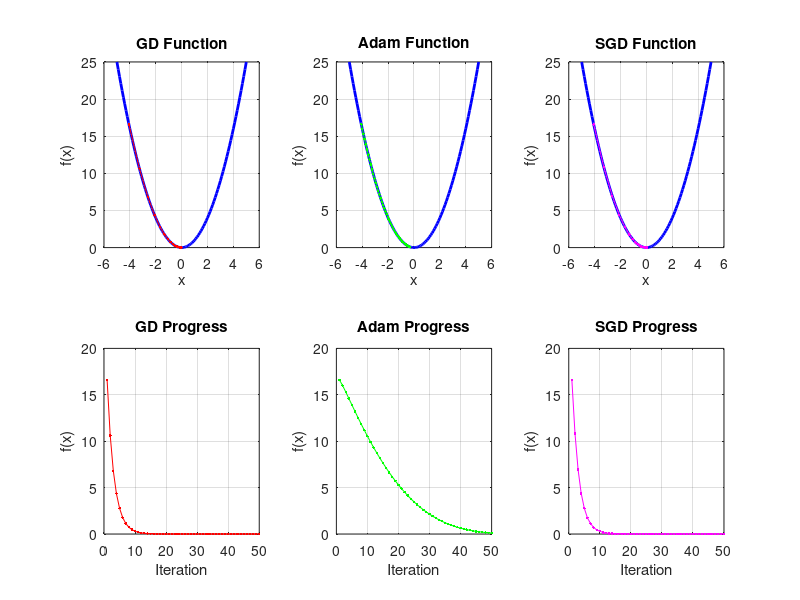

Write the MATLAB code that produced this figure.
% Gradient Descent Comparison: GD, Adam, SGD
% Define the function and its gradient
f = @(x) x.^2;           % Function: f(x) = x^2
grad_f = @(x) 2*x;       % Gradient: f'(x) = 2x

% Shared Parameters
x_start = rand()*10 - 5; % Random start point in [-5, 5]
num_iters = 50;          % Number of iterations
x_range = -5:0.1:5;      % Function plot range
y_range = f(x_range);

% Initialize Results for All Methods
gd_vals = zeros(1, num_iters);
adam_vals = zeros(1, num_iters);
sgd_vals = zeros(1, num_iters);
gd_vals(1) = x_start;
adam_vals(1) = x_start;
sgd_vals(1) = x_start;

% Hyperparameters for Adam
alpha = 0.1;  % Learning rate
beta1 = 0.9;  % Momentum term
beta2 = 0.999; % RMSProp term
eps = 1e-8;
m = 0; v = 0; % Adam terms

% SGD noise factor
noise_factor = 0.2;

% Perform Iterations
for i = 2:num_iters
    % Gradient Descent
    gd_vals(i) = gd_vals(i-1) - alpha * grad_f(gd_vals(i-1));
    
    % Adam
    g = grad_f(adam_vals(i-1));
    m = beta1 * m + (1 - beta1) * g;
    v = beta2 * v + (1 - beta2) * g^2;
    m_hat = m / (1 - beta1^(i));
    v_hat = v / (1 - beta2^(i));
    adam_vals(i) = adam_vals(i-1) - alpha * m_hat / (sqrt(v_hat) + eps);
    
    % Stochastic Gradient Descent
    noisy_grad = grad_f(sgd_vals(i-1)) + noise_factor * randn;
    sgd_vals(i) = sgd_vals(i-1) - alpha * noisy_grad;
end

% Plot
figure;

% Function Graph: Gradient Descent
subplot(2, 3, 1);
plot(x_range, y_range, '-b', 'LineWidth', 2); hold on;
plot(gd_vals, f(gd_vals), 'r.-');
title('GD Function');
xlabel('x'); ylabel('f(x)');
grid on;

% Iterations: Gradient Descent
subplot(2, 3, 4);
plot(1:num_iters, f(gd_vals), 'r.-');
title('GD Progress');
xlabel('Iteration'); ylabel('f(x)');
grid on;

% Function Graph: Adam
subplot(2, 3, 2);
plot(x_range, y_range, '-b', 'LineWidth', 2); hold on;
plot(adam_vals, f(adam_vals), 'g.-');
title('Adam Function');
xlabel('x'); ylabel('f(x)');
grid on;

% Iterations: Adam
subplot(2, 3, 5);
plot(1:num_iters, f(adam_vals), 'g.-');
title('Adam Progress');
xlabel('Iteration'); ylabel('f(x)');
grid on;

% Function Graph: SGD
subplot(2, 3, 3);
plot(x_range, y_range, '-b', 'LineWidth', 2); hold on;
plot(sgd_vals, f(sgd_vals), 'm.-');
title('SGD Function');
xlabel('x'); ylabel('f(x)');
grid on;

% Iterations: SGD
subplot(2, 3, 6);
plot(1:num_iters, f(sgd_vals), 'm.-');
title('SGD Progress');
xlabel('Iteration'); ylabel('f(x)');
grid on;
